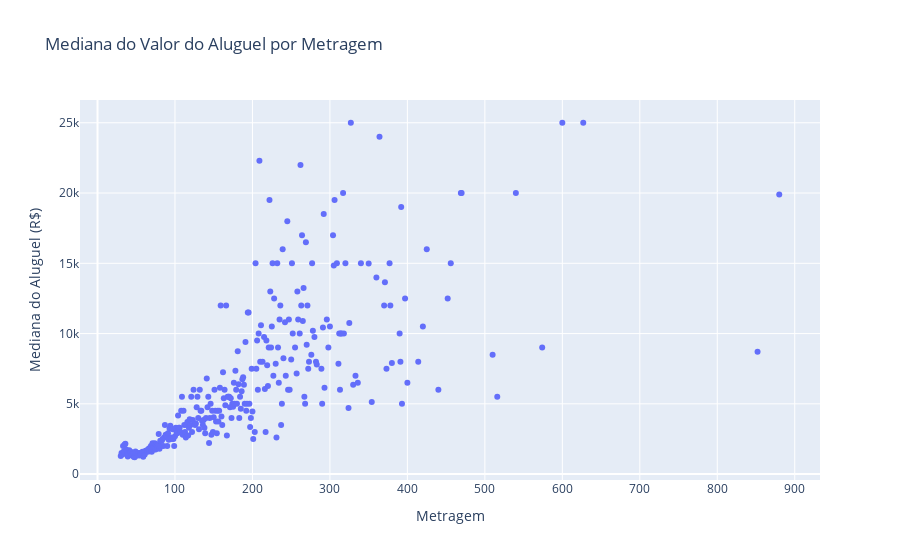

Source (notebook cell):
### Code cell
colunas = [
    'Metragem', 'Valor_Condominio'
]

for col in colunas:
    if df[col].dtype in ['int64', 'float64']:
        # Agrupa pela variável e calcula a mediana do Valor_Aluguel
        mediana = df.groupby(col)['Valor_Aluguel'].median().reset_index()
        
        fig = px.scatter(
            mediana,
            x=col,
            y='Valor_Aluguel',
            title=f'Mediana do Valor do Aluguel por {col}',
            labels={col: col, 'Valor_Aluguel': 'Mediana do Aluguel (R$)'}
        )
        fig.show()

### Figure 1 — Plotly figure (JSON) as saved in the notebook; plotly's stock layout.template omitted (floating-point values rounded to 4 significant figures; data arrays with more than 128 entries replaced by an {"elided": "..."} marker saying what was removed)
{"data": [{"hovertemplate": "Metragem=%{x}<br>Mediana do Aluguel (R$)=%{y}<extra></extra>", "legendgroup": "", "marker": {"color": "#636efa", "symbol": "circle"}, "mode": "markers", "name": "", "orientation": "v", "showlegend": false, "type": "scatter", "x": {"elided": "298 float values"}, "xaxis": "x", "y": {"elided": "298 float values"}, "yaxis": "y"}], "layout": {"legend": {"tracegroupgap": 0}, "title": {"text": "Mediana do Valor do Aluguel por Metragem"}, "xaxis": {"anchor": "y", "domain": [0, 1], "title": {"text": "Metragem"}}, "yaxis": {"anchor": "x", "domain": [0, 1], "title": {"text": "Mediana do Aluguel (R$)"}}}}
